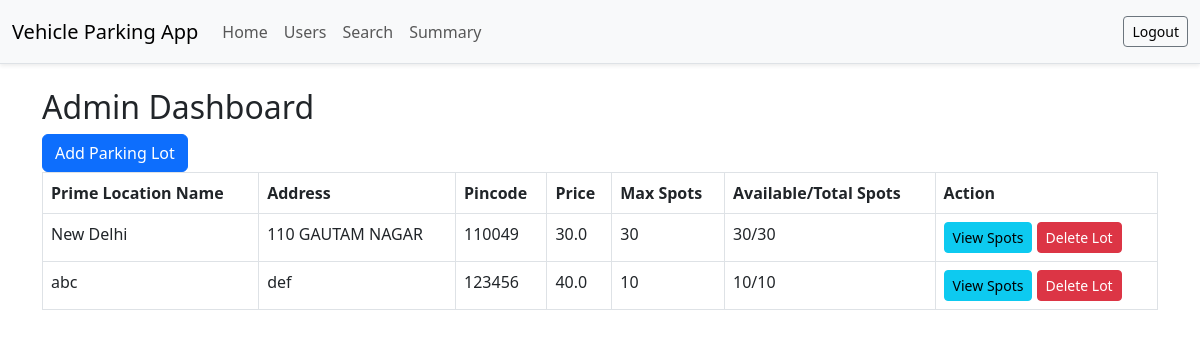
The app's page /admin/dashboard (signed in) with its own data.
### models.py (models this page shows)
class ParkingLot(db.Model):
    id = db.Column(db.Integer, primary_key=True)
    name = db.Column(db.String(100), nullable=False)
    address = db.Column(db.String(200), nullable=False)
    pin_code = db.Column(db.String(10), nullable=False)
    price = db.Column(db.Float, nullable=False)
    max_spots = db.Column(db.Integer, nullable=False)
    spots = db.relationship('ParkingSpot', backref='lot', lazy=True)

### app.py (the view)
@app.route('/admin/dashboard')
def admin_dashboard():
    if session.get('user') != 'admin':
        return redirect(url_for('login'))
    query = request.args.get('query', '')
    if query:
        lots = ParkingLot.query.filter(
            (ParkingLot.name.ilike(f"%{query}%")) |
            (ParkingLot.pin_code.ilike(f"%{query}%"))
        ).all()
    else:
        lots = ParkingLot.query.all()
    labels = []
    data = []
    for lot in lots:
        count = sum(len(spot.reservations) for spot in lot.spots)
        labels.append(lot.name)
        data.append(count)
    available_spots = sum(
        1 for lot in lots for spot in lot.spots if spot.status == 'A'
    )
    occupied_spots = sum(
        1 for lot in lots for spot in lot.spots if spot.status == 'O'
    )
    user_data = (
        db.session.query(User.name, db.func.count(Reservation.id))
        .join(Reservation)
        .filter(User.is_admin == False)
        .group_by(User.name)
        .all()
    )
    user_labels = [u[0] for u in user_data]
    user_counts = [u[1] for u in user_data]
    rating_labels = []
    rating_values = []
    for lot in lots:
        rated_reservations = Reservation.query.join(ParkingSpot).filter(
            ParkingSpot.lot_id == lot.id,
            Reservation.rating != None
        ).all()
        if rated_reservations:
            avg_rating = sum(r.rating for r in rated_reservations) / len(rated_reservations)
            rating_labels.append(lot.name)
            rating_values.append(round(avg_rating, 2))
    return render_template('admin_dashboard.html', lots=lots,query=query,chart_labels=labels,chart_data=data,available_spots=available_spots,occupied_spots=occupied_spots,user_labels=user_labels,user_counts=user_counts,rating_labels=rating_labels,rating_values=rating_values)

### templates/admin_dashboard.html
{% extends "base.html" %}
{% block content %}
<h2>Admin Dashboard</h2>
<a href="{{ url_for('add_lot') }}" class="btn btn-primary">Add Parking Lot</a>
<table class="table table-bordered">
    <thead>
        <tr>
            <th>Prime Location Name</th>
            <th>Address</th>
            <th>Pincode</th>
            <th>Price</th>
            <th>Max Spots</th>
            <th>Available/Total Spots</th>
            <th>Action</th>
        </tr>
    </thead>
    <tbody>
        {% for lot in lots %}
        <tr>
            <td>{{ lot.name }}</td>
            <td>{{ lot.address }}</td>
            <td>{{ lot.pin_code }}</td>
            <td>{{ lot.price }}</td>
            <td>{{ lot.max_spots }}</td>
            <td>
                {{ lot.spots | selectattr('status', 'equalto', 'A') | list | length }}/{{ lot.spots|length }}
            </td>
            <td>
                <a href="{{ url_for('view_lot_spots', lot_id=lot.id) }}" class="btn btn-info btn-sm">View Spots</a>
                <a href="{{ url_for('delete_lot', lot_id=lot.id) }}" class="btn btn-danger btn-sm">Delete Lot</a>
            </td>
        </tr>
        {% endfor %}
    </tbody>
</table>
{% endblock %}

### static/css/styles.css (style rules this page uses)
body { background-color: #f8f9fa; }
h2 { margin-bottom: 20px; }

### records on screen
ParkingLot: name "New Delhi", address "110 GAUTAM NAGAR", pin_code "110049", price "30.0", max_spots "30", spots|selectattr "30", spots|length "30"
ParkingLot: name "abc", address "def", pin_code "123456", price "40.0", max_spots "10", spots|selectattr "10", spots|length "10"
